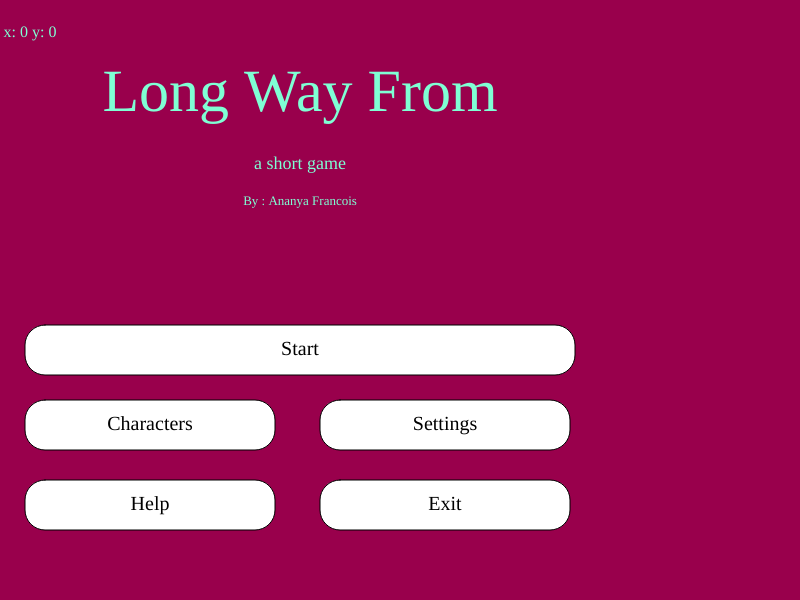
Frame 1 (no input)
Frame 60 (no input): identical to frame 1, image omitted
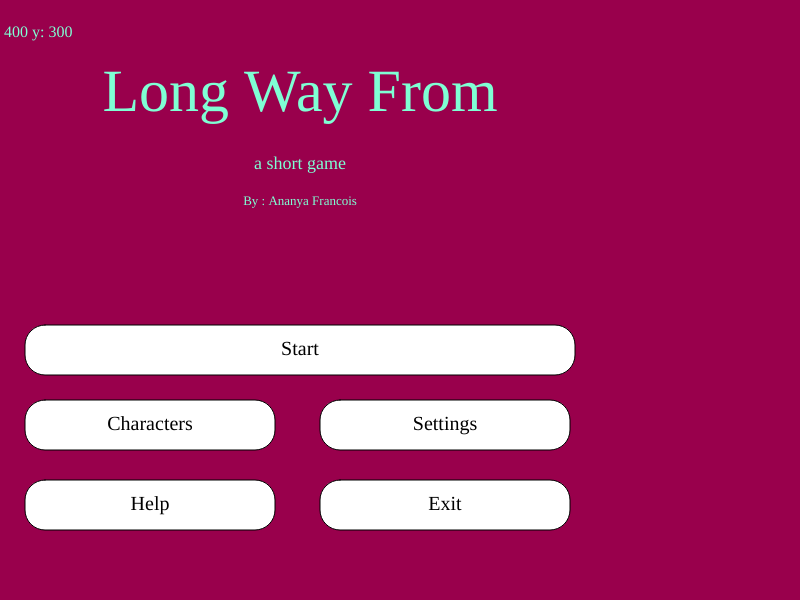
Frame 120 (the mouse pressed at the canvas centre since frame 60)

The p5.js sketch that drew these frames (run headless with seeded random() and noise() and a simulated clock; from frame 60 on, the mouse is pressed at the canvas centre):

// p5.js sketch
// ── sketch.js
 // First and starting state
 let state = "menu";
 let scene = 1;
 //scene 3 a & b buttons
 let button, northButton, southButton;
 //the two colors
 let startColor, endColor;
 //lerp is the feture that helps the background fade between two colors rather than randomly
 let lerpAmount = 0;
 let increasing = true;
 
 function setup() {
   createCanvas(800, 600);
   // Set a base font
   textFont('Century Schoolbook'); 
 
   // Define colors for background fade
   startColor = color(102, 0, 102);
   endColor = color(0, 255, 255);
 
   // Create the button for scene transition in game screen
   button = createButton('Next Scene');
   button.position(750, 450);
   button.mousePressed(() => {
     // Change to second scene when clicked
     scene = 2; 
      // Hiding the button when in Scene 2
     button.hide();
   });
   button.hide();
 
   // Create North and South buttons for Scene 2
   northButton = createButton('North');
    // Position it on the screen
   northButton.position(675, 130);
   northButton.mousePressed(() => {
     // Change to north scene when clicked
     state = "northScene"; 
     // Hide North button after choice is clicked
     northButton.hide(); 
     // Hide South button after click
     southButton.hide(); 
   });
   northButton.hide();
 
   southButton = createButton('South');
   // Position of south screen
   southButton.position(675, 425); 
   southButton.mousePressed(() => {
     // Change to south scene when clicked
     state = "southScene"; 
     // Hide North button after one is clicked
     northButton.hide(); 
     // same South button 
     southButton.hide(); 
   });
   southButton.hide();
 }
 
 //set each page as a state 
 function draw() {
   if (state === "menu") {
     menuScreen();
   } else if (state === "game") {
     gameScreen();
   } else if (state === "characters") {
     charactersScreen();
   } else if (state === "settings") {
     settingsScreen();
   } else if (state === "help") {
     helpScreen();
   } else if (state === "exit") {
     exitScreen();
   } else if (state === "northScene") {
     northScene();
   } else if (state === "southScene") {
     southScene();
   }
 }
 //menu screen features
 function menuScreen() {
   background(153, 0, 76);
  
   fill(255);
   rect(25, 325, 550, 50, 20); // Start button
   rect(25, 400, 250, 50, 20); // Characters button
   rect(320, 400, 250, 50, 20); // Settings button
   rect(25, 480, 250, 50, 20); // Help button
   rect(320, 480, 250, 50, 20); // Exit button
  
   fill(0);
   textSize(20);
   textAlign(CENTER, CENTER);
   text("Start", 300, 350);
   text("Characters", 150, 425);
   text("Settings", 445, 425);
   text("Help", 150, 505);
   text("Exit", 445, 505);
  
   //title
   fill('#7FFFD4');
   textSize(60);
   textAlign(CENTER, TOP);
   text('Long Way From', 300, 65);
  
   //destription
   textSize(18);
   text('a short game', 300, 155);
  
   //creators name, aka me
   textSize(13);
   text('By : Ananya Francois', 300, 195);
  
   //mouse location, for some reason it wont stay tho...
   textSize(16);
   text(`x: ${mouseX} y: ${mouseY}`, 30, 25);
 }
 
 function gameScreen() {
   if (scene === 1) {
     sceneOne();
     button.show();
   } else if (scene === 2) {
     sceneTwo();
     // Show North and South buttons in scene 2
     northButton.show(); 
     southButton.show();
   }
 }
 
 function sceneOne() {
   // Background fade logic for Scene 1
   let bgColor = lerpColor(startColor, endColor, lerpAmount);
   background(bgColor);
  
   // The scene 1 elements
   fill(64, 64, 64);
   rect(0, 500, 800, 800);
 
   fill(255, 204, 0);
   rect(15, 535, 105, 40);
   rect(145, 535, 130, 40);
   rect(300, 535, 150, 40);
   rect(480, 535, 175, 40);
   rect(680, 535, 190, 40);
 
   let moonColor = mouseIsPressed ? color(255, 210, 24) : color(178, 178, 176);
   fill(moonColor);
   circle(65, 65, 100);
 
   fill(245, 29, 29);
   rect(450, 405, 165, 108);
 
   fill(90, 231, 253);
   rect(470, 415, 55, 55);
   rect(545, 415, 55, 55);
 
   fill(128, 128, 128);
   circle(480, 505, 55);
   circle(585, 505, 55);
 }
 //scene two 
 function sceneTwo() {
   background(51, 40, 102);
   strokeWeight(0);
   //street ground
   fill(112, 128, 144);
   rect(350, 75, 450, 150, 10);
   rect(350, 350, 450, 150, 10);
   rect(200, 200, 300, 200, 10);
   rect(0, 250, 300, 100);
  
   //street paint
   fill(255, 204, 0);
   rect(15, 290, 60, 20);
   rect(100, 290, 60, 20);
   rect(200, 290, 60, 20);
   rect(300, 290, 60, 20);
   rect(420, 200, 20, 60);
   rect(420, 340, 20, 60);
   rect(550, 140, 60, 20);
   rect(550, 415, 60, 20);
   rect(420, 290, 20, 20);
   rect(450, 415, 60, 20);
   rect(450, 140, 60, 20);
 }
 //North scene functions
 function northScene() {
   // background for the north scene
   background(0, 102, 102);
   strokeWeight (0)
   fill (29, 21, 37)
   //now the buildings have to look real, skinner?
     rect(0, 250, 125, 600);
   rect(110, 200, 85, 600);
   rect(190, 160, 85, 600);
   rect(275, 85, 85, 600);
   rect(360, 130, 85, 600);
   rect(445, 290, 85, 600);
   rect(515, 160, 125, 600);
   
   //design on tops, looking for triangles & Trapzoids, maybe a line that leads to a red dot that goes on and off
   
   //the text
   textFont('Courier New');
   textSize(38);
   fill(255, 255, 0)
   text('YOUVE MADE IT TO THE CITY!', 315, 325);
   
 }
 
 function southScene() {
   // Obvi new background for the south scene
    background(153, 0, 0);
   
   rect(250, 300, 150, 40, 20)
   rect(30, 300, 150, 40, 20)
   rect(450, 300, 150, 40, 20)
   
 }
 
 function charactersScreen() {
    {
   background(102, 0, 51);
   
  //Text Title "Choose Character Color"
 
   //you, car color
   fill (255,0,0)
   strokeWeight(1.5)
   circle(225, 150, 175)
   
    //create differnce in the piece so its not all flat
   strokeWeight(0)
   fill(204, 0, 102)
   rect(0, 280, 800, 300)
   
   //Waredrobe Colors
   fill(0,0,255)
   circle(480, 200, 75)
   fill(0,255, 0)
   circle(480, 100, 75)
   
   //Buy New Colors
   fill (255,128,0)
   circle(100, 315, 25)
   
   fill (102,204,0)
   circle(100, 360, 25)
   
   fill (0,204,204)
   circle(100, 405, 25)
   
   fill (255,153,51)
   circle(200, 315, 25)
   
   fill (128,255,0)
   circle(200, 360, 25)
   
   fill (0,255,255)
   circle(200, 405, 25)
   
    fill (255,178,102)
   circle(300, 315, 25)
   
   fill (153,255,51)
   circle(300, 360, 25)
   
   fill (255,204,153)
   circle(400, 405, 25)
   
    fill (178,255,102)
   circle(400, 315, 25)
   
   fill (102,255,255)
   circle(400, 360, 25)
   
   fill (51,255,255)
   circle(300, 405, 25)
   
   fill (153,255,255)
   circle(200, 405, 25)
   
    fill (255,299, 204)
   circle(200, 315, 25)
   
   fill (204, 255, 153)
   circle(200, 360, 25)
   //Closet, features*
  
   }
 }
 
 function settingsScreen() {
   background(255,105,180);
   fill(139,69,19);
   textSize(32);
   textAlign(CENTER, CENTER);
   text("Music ON/OFF", width / 2, height / 2);
   
   //theme feature*
 }
 
 function helpScreen() {
   background(0, 150, 150);
   fill('deeppink');
   textSize(16);
   // Align the text in the center horizontally*
   textAlign(CENTER, BASELINE); 
   //Why...
   let textContent = "Why? Because I was told for a midterm grade. But also because I knew I could put what was in my head into a code and game. I tried my best and put myself and body through it.";
   // Using textWrap to ensure the text fits within the canvas width
   textWrap(WORD);
   // the wrapped text with width and height constraints, that aint working...*
   text(textContent, width / 2, height / 4, width - 40, 30);
   
   //How
   //Goal
   //Inspos
 }
 
 function exitScreen() {
   background(0);
   fill(255, 0, 0);
   textSize(80);
   textAlign(CENTER, CENTER);
   text("THE END", width / 2, height / 2);
 }
 
 // Mouse drag to control the background fade transition
 function mouseDragged() {
   if (increasing) {
     lerpAmount += 0.02;
     if (lerpAmount >= 1) {
       lerpAmount = 1;
       increasing = false;
     }
   } else {
     lerpAmount -= 0.02;
     if (lerpAmount <= 0) {
       lerpAmount = 0;
       increasing = true;
     }
   }
 }
 
 function mousePressed() {
   if (state === "menu") {
     if (mouseX > 25 && mouseX < 575 && mouseY > 325 && mouseY < 375) {
       state = "game";
     } else if (mouseX > 25 && mouseX < 275 && mouseY > 400 && mouseY < 450) {
       state = "characters";
     } else if (mouseX > 320 && mouseX < 570 && mouseY > 400 && mouseY < 450) {
       state = "settings";
     } else if (mouseX > 25 && mouseX < 275 && mouseY > 480 && mouseY < 530) {
       state = "help";
     } else if (mouseX > 320 && mouseX < 570 && mouseY > 480 && mouseY < 530) {
       state = "exit";
     }
   }
 }
 
 //Notes: Im having a problem with when the button leads to the next scene it always starts too far off to the right, im reading the code and it seems easy fix but whatever i correct doesnt solve the issue...*
